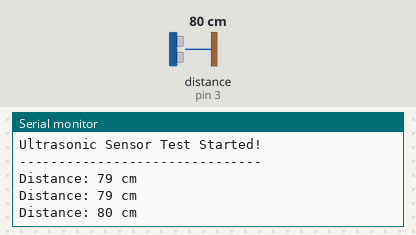
Recording of a sketch running on a simulated Arduino Nano, built with avr-gcc and run on an emulated ATmega328P. Shown: the last lines printed to the serial monitor. Wiring (inferred from the names in the program): ultrasonic range finder: trigger pin 2; echo pin 3. The inputs (shaded band) are chosen by the test bench; at power-on: distance to the obstacle (sensor on pin 3) 80 cm. The echo pulse lasts 58.3 µs per cm.

Above: at 1.3 s.
1.4 s: distance to the obstacle (sensor on pin 3) set to 2 cm
At 1.9 s:
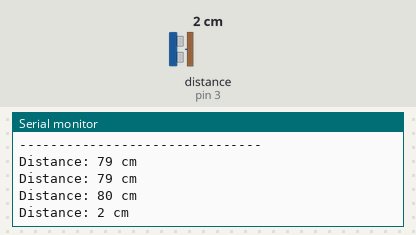
2.9 s: distance to the obstacle (sensor on pin 3) set to 4 cm
At 3.4 s:
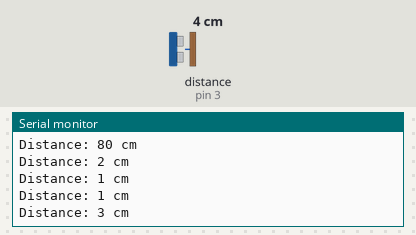
Timing chart, 0 to 5.9 s (numbered marks = the images above; inputs shaded):
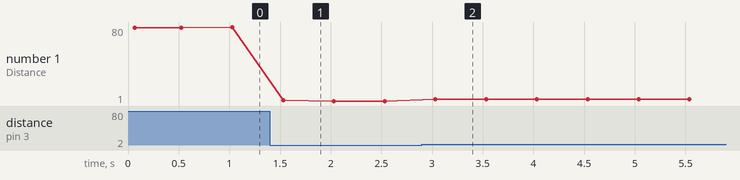

The sketch:

ultrasonic_test.ino
```cpp
/*
  Ultrasonic Sensor Test Code
  ---------------------------
  Upload this to your Arduino Nano to test the ultrasonic sensor independently.
  Open the Serial Monitor at 9600 baud to see the distance readings.

  Wiring:
  - VCC to 5V
  - GND to GND
  - TRIG to Pin 2
  - ECHO to Pin 3
*/

const int TRIG_PIN = 2;
const int ECHO_PIN = 3;

void setup() {
  Serial.begin(9600);
  pinMode(TRIG_PIN, OUTPUT);
  pinMode(ECHO_PIN, INPUT);

  Serial.println("Ultrasonic Sensor Test Started!");
  Serial.println("-------------------------------");
}

void loop() {
  long distance = readDistanceCM(TRIG_PIN, ECHO_PIN);

  Serial.print("Distance: ");
  if (distance == 9999) {
    Serial.println("Out of range or disconnected");
  } else {
    Serial.print(distance);
    Serial.println(" cm");
  }

  delay(500); // Wait half a second before the next reading
}

// Function to read distance in centimeters
long readDistanceCM(int trigPin, int echoPin) {
  // Clear the trigPin by setting it LOW:
  digitalWrite(trigPin, LOW);
  delayMicroseconds(2);

  // Trigger the sensor by setting the trigPin high for 10 microseconds:
  digitalWrite(trigPin, HIGH);
  delayMicroseconds(10);
  digitalWrite(trigPin, LOW);

  // Read the echoPin. pulseIn() returns the duration (length of the pulse) in microseconds:
  // We use a 30000 microsecond timeout (~5 meters max range)
  long duration = pulseIn(echoPin, HIGH, 30000);

  if (duration == 0) {
    return 9999; // 9999 means timeout (no echo received)
  }

  // Calculate the distance:
  // Speed of sound is 0.0343 cm/microsecond
  // Distance = (Duration * 0.0343) / 2
  return duration * 0.0343 / 2;
}
```

Measured:
- after the input at 1.4 s, the serial monitor: prints a new line after 0.13 s (image 1)
- after the input at 2.9 s, the serial monitor: prints a new line after 0.13 s (image 2)
- plotted number 1: 80 → 1 after the input at 1.4 s, 1 → 3 after the input at 2.9 s
